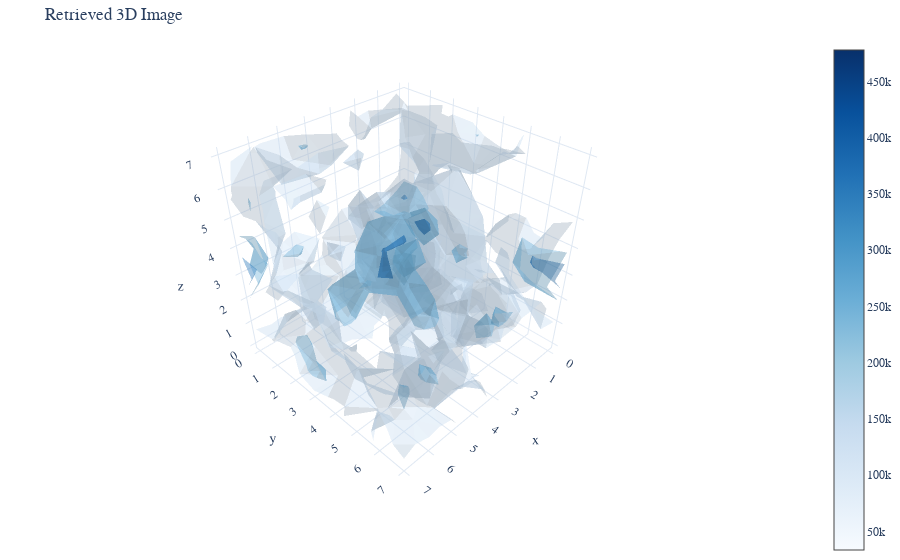

This figure's notebook cell:
### Code cell
denormalized_snapshot = -NORMALIZATION_METRIC * np.log(1 - retrieved_snapshot + 1e-60)
fig = plot_meshgrid_isosurfaces(denormalized_snapshot, title="Retrieved 3D Image")
fig.show()
fig.write_image(PLOTS_PATH / "mfrqi_retrieved_3d_image.pdf")

### Figure 1 — Plotly figure (JSON) as saved in the notebook; plotly's stock layout.template omitted (floating-point values rounded to 4 significant figures; data arrays with more than 128 entries replaced by an {"elided": "..."} marker saying what was removed)
{"data": [{"caps": {"x": {"show": false}, "y": {"show": false}, "z": {"show": false}}, "colorscale": [[0, "rgb(247,251,255)"], [0.125, "rgb(222,235,247)"], [0.25, "rgb(198,219,239)"], [0.375, "rgb(158,202,225)"], [0.5, "rgb(107,174,214)"], [0.625, "rgb(66,146,198)"], [0.75, "rgb(33,113,181)"], [0.875, "rgb(8,81,156)"], [1, "rgb(8,48,107)"]], "isomax": 478100.0, "isomin": 33530.0, "opacity": 0.4, "surface": {"count": 5}, "type": "volume", "value": {"elided": "512 float values"}, "x": {"elided": "512 int values"}, "y": {"elided": "512 int values"}, "z": {"elided": "512 int values"}}], "layout": {"margin": {"b": 0, "l": 0, "r": 0, "t": 40}, "scene": {"aspectmode": "data", "camera": {"center": {"x": 0, "y": 0, "z": -0.2}, "eye": {"x": 1.5, "y": 1.5, "z": 1.5}}}, "title": {"text": "Retrieved 3D Image"}}}
